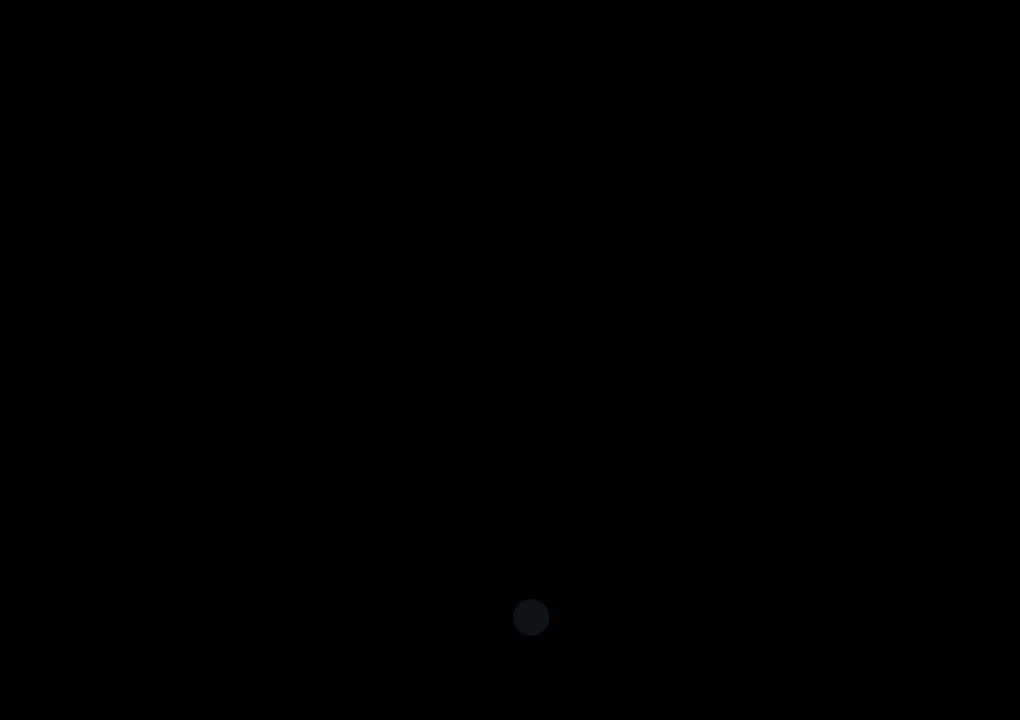
Frame 1 (no input)
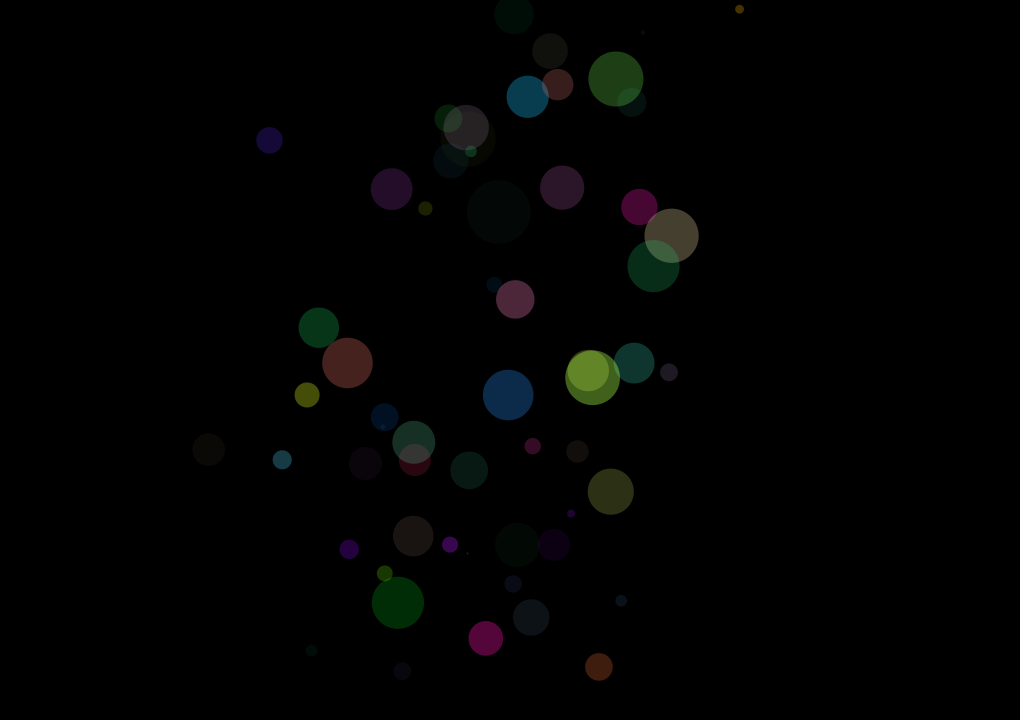
Frame 60 (the mouse pressed at the canvas centre just before this capture)
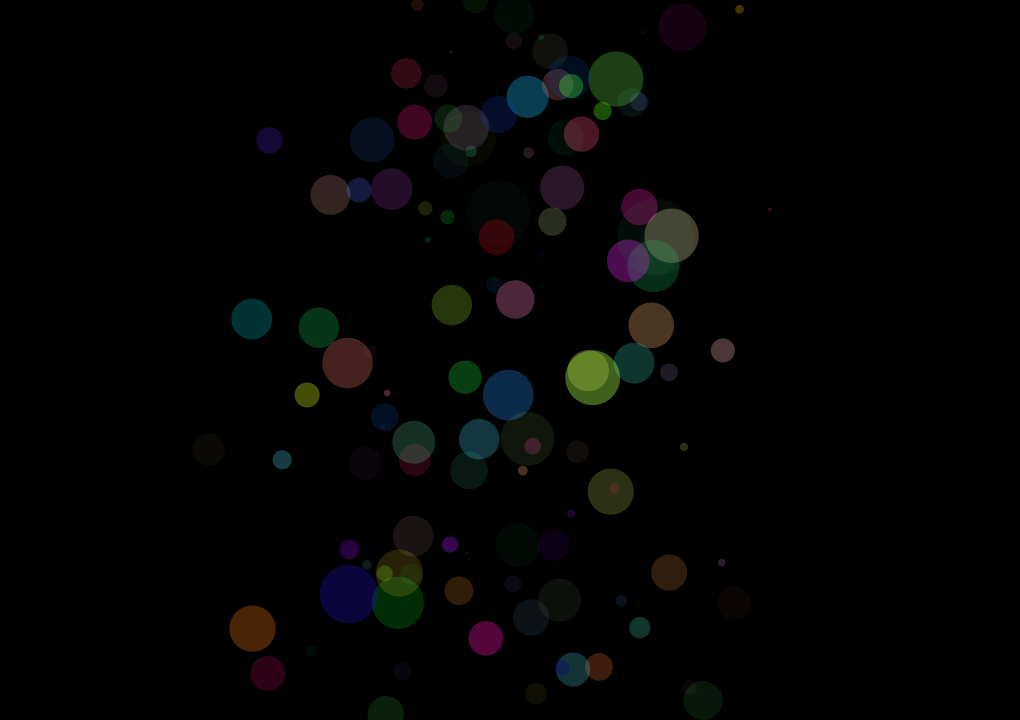
Frame 120 (the mouse held since frame 60 and released just before this capture)

The Processing sketch that drew these frames (run headless with seeded random() and noise(); from frame 60 on, the mouse is pressed at the canvas centre):

// Processing sketch: Quiz_3
// ── Quiz_3.pde
void setup() 
{
  size(1020, 720); 
  background(0); 
}

void draw()
{
  float meanX = width / 2;
  float stdDevX = 150;
  float x = randomGaussian() * stdDevX + meanX;
  
  float y = random(height);
  
  float meanSize = 30;
  float stdDevSize = 15;
  float s = abs(randomGaussian() * stdDevSize + meanSize);
  
  float r = random(255);
  float g = random(255);
  float b = random(255);
  float a = random(10, 100);
  
  noStroke();
  fill(r, g, b, a);
  
  circle(x, y, s);
}
